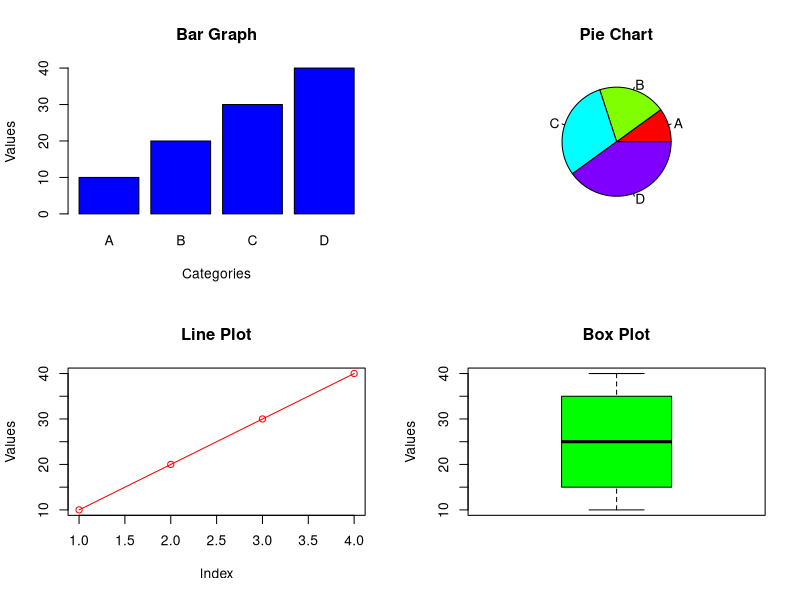

Reproduce this figure in R.

# Set up the plotting area to display 4 plots together
par(mfrow = c(2, 2))

values <- c(10, 20, 30, 40)
values
categories <- c("A", "B", "C", "D")
# Bar Graph
barplot(values, names.arg = categories, col = "blue", main = "Bar Graph", xlab = "Categories", ylab = "Values")

# Pie Chart
pie(values, labels = categories, main = "Pie Chart", col = rainbow(length(values)))

# Line Plot
plot(values, type = "o", col = "red", main = "Line Plot", xlab = "Index", ylab = "Values")

# Box Plot
boxplot(values, main = "Box Plot", col = "green", ylab = "Values")

